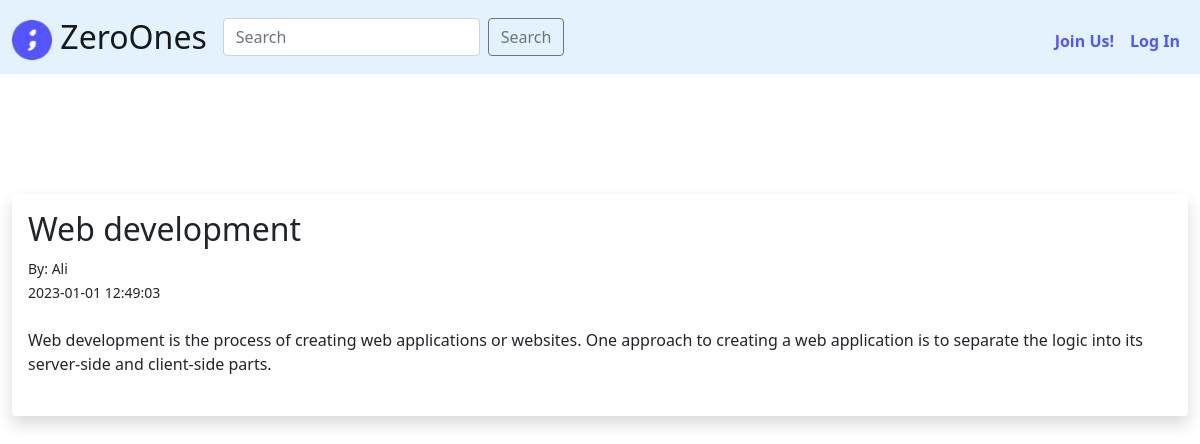
Screenshot of /posts/17 with the database file from the repository.
### tables this page shows
CREATE TABLE posts(post_id INTEGER PRIMARY KEY AUTOINCREMENT NOT NULL,title TEXT NOT NULL, tag TEXT NOT NULL UNIQUE, author_id INTEGER NOT NULL,author TEXT NOT NULL, content TEXT NOT NULL ,date_posted DATETIME,FOREIGN KEY(author_id) REFERENCES users(id));

### app.py (the view)
@app.route('/posts/<int:id>')
def post(id):
    post = db.execute("SELECT * FROM posts WHERE post_id = ?", id)
    print(post[0])
    return render_template('post.html', post=post[0])

### app.py (called while the page is built)
@app.after_request
def after_request(response):
    response.headers["Cache-Control"] = "no-cache, no-store, must-revalidate"
    response.headers["Expires"] = 0
    response.headers["Pragma"] = "no-cache"
    return response

### templates/post.html (shortened to what this page needs)
{% extends 'layout.html' %}
{% block main2 %}
<br/>
<div class="shadow p-3 mb-5 bg-body rounded">
	<h2>{{ post.title }}</h2>
	<small>By: {{ post.author }}<br/>
		{{ post.date_posted }}</small> <br/><br/>
	{{ post.content|safe }}<br/><br/>
</div>
{% endblock %}

### rows the page displays
posts: title "Web development", author "Ali", date_posted "2023-01-01 12:49:03", content "Web development is the process of creating web applications or websites. One approach to creating a web application is to separate the logic into its server-side and client-side parts."
